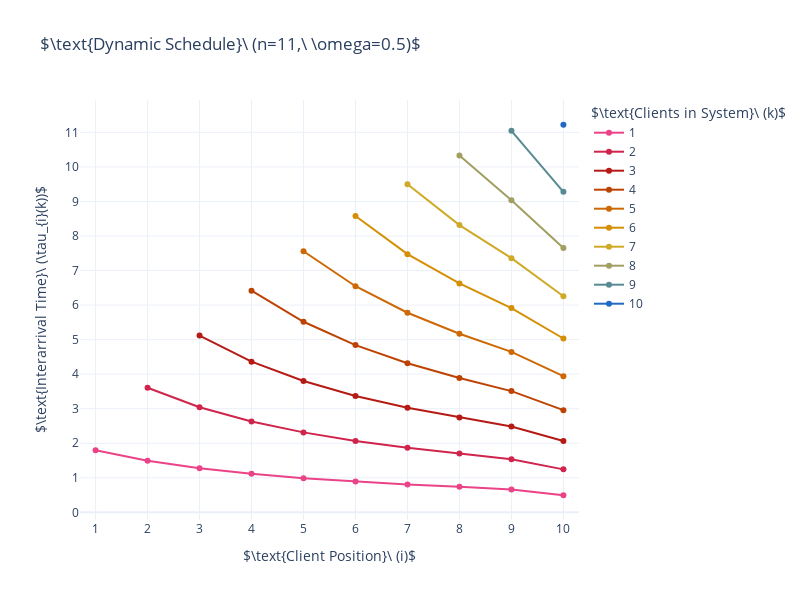

Write notebook code for a chart like this one.
### Markdown cell above
Again we can plot our dynamic schedule:

### Code cell
omega = 0.5
n = 11
mus = np.linspace(0.5,1.5,n)

# plot schedule
palette = cycle(px.colors.cyclical.mrybm[2:])
fig = go.Figure()

print(f'omega = {omega}\nmu = {mus}\n')

C_matrix = [[None for k in range(n)] for i in range(n)]
minima = [[None for k in range(n)] for i in range(n)]
c_stored = [[[None for j in range(n)] for l in range(n)] for k in range(n)]

# compute values
for i in range(1,n+1):
    for k in range(1,i+1):
        Cstar_het(i,k,mus,omega=omega,n=n,C_matrix=C_matrix,use_h=True)

# cost
print(f'Cost: {C_matrix[0][0]}')

for k in range(1,n):
    fig.add_trace(go.Scatter(x=np.arange(1,n+2), y=[minima[i][k-1] for i in range(n)],
                             name=k, marker_color=next(palette)))

fig.update_layout(
    template='plotly_white',
    title='$\\text{Dynamic Schedule}\ (n=' + f'{n},\ \omega={omega})$',
    legend_title='$\\text{Clients in System}\ (k)$', 
    xaxis = {'title': '$\\text{Client Position}\ (i)$', 'range': [0.7, n - 0.7], 'dtick': 1},
    yaxis = {'title': '$\\text{Interarrival Time}\ (\\tau_{i}(k))$', 'dtick': 1},
    width=800,
    height=600
)

fig.show()

### Figure 1 — Plotly figure (JSON) as saved in the notebook; plotly's stock layout.template omitted (floating-point values rounded to 4 significant figures)
{"data": [{"marker": {"color": "#ea4388"}, "name": "1", "type": "scatter", "x": [1, 2, 3, 4, 5, 6, 7, 8, 9, 10, 11, 12], "y": [1.799, 1.494, 1.277, 1.115, 0.9899, 0.8898, 0.8078, 0.7378, 0.6641, 0.4951, null]}, {"marker": {"color": "#cf244b"}, "name": "2", "type": "scatter", "x": [1, 2, 3, 4, 5, 6, 7, 8, 9, 10, 11, 12], "y": [null, 3.609, 3.041, 2.629, 2.315, 2.068, 1.868, 1.701, 1.54, 1.245, null]}, {"marker": {"color": "#b51a15"}, "name": "3", "type": "scatter", "x": [1, 2, 3, 4, 5, 6, 7, 8, 9, 10, 11, 12], "y": [null, null, 5.118, 4.361, 3.802, 3.37, 3.026, 2.743, 2.482, 2.064, null]}, {"marker": {"color": "#bd4304"}, "name": "4", "type": "scatter", "x": [1, 2, 3, 4, 5, 6, 7, 8, 9, 10, 11, 12], "y": [null, null, null, 6.416, 5.517, 4.842, 4.316, 3.889, 3.509, 2.958, null]}, {"marker": {"color": "#cc6904"}, "name": "5", "type": "scatter", "x": [1, 2, 3, 4, 5, 6, 7, 8, 9, 10, 11, 12], "y": [null, null, null, null, 7.558, 6.546, 5.778, 5.17, 4.644, 3.942, null]}, {"marker": {"color": "#d58f04"}, "name": "6", "type": "scatter", "x": [1, 2, 3, 4, 5, 6, 7, 8, 9, 10, 11, 12], "y": [null, null, null, null, null, 8.578, 7.475, 6.625, 5.914, 5.033, null]}, {"marker": {"color": "#cfaa27"}, "name": "7", "type": "scatter", "x": [1, 2, 3, 4, 5, 6, 7, 8, 9, 10, 11, 12], "y": [null, null, null, null, null, null, 9.499, 8.315, 7.359, 6.257, null]}, {"marker": {"color": "#a19f62"}, "name": "8", "type": "scatter", "x": [1, 2, 3, 4, 5, 6, 7, 8, 9, 10, 11, 12], "y": [null, null, null, null, null, null, null, 10.33, 9.037, 7.65, null]}, {"marker": {"color": "#588a93"}, "name": "9", "type": "scatter", "x": [1, 2, 3, 4, 5, 6, 7, 8, 9, 10, 11, 12], "y": [null, null, null, null, null, null, null, null, 11.04, 9.278, null]}, {"marker": {"color": "#2269c4"}, "name": "10", "type": "scatter", "x": [1, 2, 3, 4, 5, 6, 7, 8, 9, 10, 11, 12], "y": [null, null, null, null, null, null, null, null, null, 11.22, null]}], "layout": {"height": 600, "legend": {"title": {"text": "$\\text{Clients in System}\\ (k)$"}}, "title": {"text": "$\\text{Dynamic Schedule}\\ (n=11,\\ \\omega=0.5)$"}, "width": 800, "xaxis": {"dtick": 1, "range": [0.7, 10.3], "title": {"text": "$\\text{Client Position}\\ (i)$"}}, "yaxis": {"dtick": 1, "title": {"text": "$\\text{Interarrival Time}\\ (\\tau_{i}(k))$"}}}}
